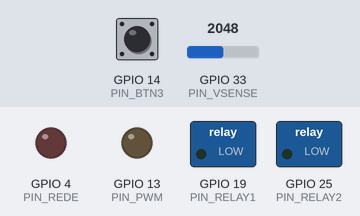
A sketch run on a simulated ESP32. On the bench: switched loads named in the sketch (green lamp = pin HIGH), output pins drawn as LEDs (lit = HIGH). The test bench sets the inputs (shaded band); at power-on: GPIO 14 (PIN_BTN3) HIGH, GPIO 33 (PIN_VSENSE) = 2048 (analog values on the 0–4095 scale). What the sketch prints to the serial monitor is not drawn.

Above: at 1.2 s.
1.3 s: GPIO 14 (PIN_BTN3) pulled LOW for 0.15 s
At 12.1 s:
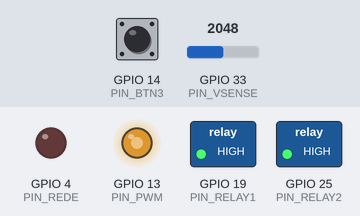
At 17.1 s:
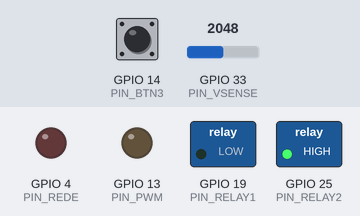
Timing chart, 0 to 17.8 s (numbered marks = the images above; inputs shaded):
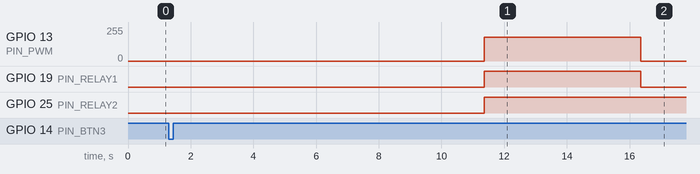

Measured:
- after the input at 1.3 s, GPIO 13 (PIN_PWM): 0/255 → 178/255 after 10.1 s, → 0/255 5.0 s later; GPIO 19 (PIN_RELAY1): LOW → HIGH after 10.1 s, → LOW 5.0 s later; GPIO 25 (PIN_RELAY2): LOW → HIGH after 10.1 s

The sketch:

Response_Time_Test.ino
```cpp
/*
 * Response_Time_Test.ino
 * -----------------------------------------------------------------------
 * Measures the hydraulic response time between pump injection and the
 * corresponding level change visible in the sensing container.
 *
 * Procedure (all automatic after button press):
 *   1. Press B3  → 10 s baseline recording (distance only, pump OFF)
 *   2. Auto      → pump fires CCW (drain) at target voltage for 5 s (step input)
 *   3. Auto      → 60 s post-step recording (pump OFF, watch for level change)
 *   4. Done      → summary printed; press B3 again to repeat
 *
 * Output: CSV on Serial at 115200 baud — paste into Excel or plot in Python.
 * Columns: timestamp_ms, phase, distance_mm, voltage_V
 *
 * Wiring:
 *   MAX3485 RO  → GPIO16 (RX2)     MAX3485 DI  ← GPIO17 (TX2)
 *   MAX3485 RE+DE → GPIO4           Relay1 (run) → GPIO19   HIGH=ON
 *   Relay2 (dir)  → GPIO25          LOW=CW(inject)
 *   PWM out       → GPIO13          Voltage sensor → GPIO33
 *   B3            → GPIO14          INPUT_PULLUP, press=LOW
 * -----------------------------------------------------------------------
 */

// ── Pins ────────────────────────────────────────────────────────────────
#define PIN_RX2     16
#define PIN_TX2     17
#define PIN_REDE     4
#define PIN_RELAY1  19    // HIGH = pump ON
#define PIN_RELAY2  25    // LOW  = CW (inject)
#define PIN_PWM     13
#define PIN_VSENSE  33
#define PIN_BTN3    14    // INPUT_PULLUP, press = LOW

// ── Test parameters ─────────────────────────────────────────────────────
#define BASELINE_MS   10000   // 10 s of recording before pump fires
#define PUMP_ON_MS     5000   // 5 s pump burst (step input)
#define POST_RECORD_MS 60000  // 60 s recording after pump stops
#define SAMPLE_MS       100   // 10 Hz sampling rate

// Target pump voltage. Converter maps PWM 0–255 → roughly 0–10 V.
// 7 V ≈ PWM 178. Verify against voltage sensor reading on first run
// and adjust if your converter output differs.
#define PUMP_PWM   178    // ≈ 7 V — tune if voltage sensor shows different

// ── RS-485 / Modbus ─────────────────────────────────────────────────────
#define SENSOR_BAUD         9600
#define RESPONSE_TIMEOUT_MS   50
#define DISTANCE_DIVISOR    1000.0f   // SDL-100/200/400: 1 µm per count

HardwareSerial RS485(2);

uint8_t modbusQuery[8];

uint16_t crc16(const uint8_t *d, uint8_t len) {
    uint16_t crc = 0xFFFF;
    for (uint8_t i = 0; i < len; i++) {
        crc ^= d[i];
        for (uint8_t b = 0; b < 8; b++)
            crc = (crc & 1) ? ((crc >> 1) ^ 0xA001) : (crc >> 1);
    }
    return crc;
}

void buildQuery() {
    modbusQuery[0] = 0x01; modbusQuery[1] = 0x03;
    modbusQuery[2] = 0x00; modbusQuery[3] = 0x3B;
    modbusQuery[4] = 0x00; modbusQuery[5] = 0x02;
    uint16_t c = crc16(modbusQuery, 6);
    modbusQuery[6] = c & 0xFF; modbusQuery[7] = c >> 8;
}

// Returns true and fills dist_mm, false on timeout/CRC failure
bool readDistance(float &dist_mm) {
    while (RS485.available()) RS485.read();  // flush stale bytes

    digitalWrite(PIN_REDE, HIGH);
    delayMicroseconds(200);                  // Guard 1: driver settle
    RS485.write(modbusQuery, 8);
    RS485.flush();
    delayMicroseconds(200);                  // Guard 2: bus settle
    digitalWrite(PIN_REDE, LOW);

    uint8_t buf[9];
    int got = 0;
    uint32_t t0 = millis();
    while (got < 9 && millis() - t0 < RESPONSE_TIMEOUT_MS)
        if (RS485.available()) buf[got++] = RS485.read();

    if (got < 9) return false;
    if (buf[0] != 0x01 || buf[1] != 0x03 || buf[2] != 0x04) return false;
    uint16_t crcCalc = crc16(buf, 7);
    uint16_t crcRecv = ((uint16_t)buf[8] << 8) | buf[7];
    if (crcCalc != crcRecv) return false;

    // Word-swapped: low word on wire first, then high word
    uint16_t lo = ((uint16_t)buf[3] << 8) | buf[4];
    uint16_t hi = ((uint16_t)buf[5] << 8) | buf[6];
    int32_t  raw = (int32_t)(((uint32_t)hi << 16) | lo);
    dist_mm = raw / DISTANCE_DIVISOR;
    return true;
}

// 8-sample averaged voltage sensor read
float readVoltage() {
    long sum = 0;
    for (int i = 0; i < 8; i++) { sum += analogRead(PIN_VSENSE); delay(1); }
    return (sum / 8.0f) * 3.3f / 4095.0f * 5.305f;
}

// ── Pump helpers ─────────────────────────────────────────────────────────
void pumpStop()  { digitalWrite(PIN_RELAY1, LOW);  analogWrite(PIN_PWM, 0); }
void pumpFireCCW(uint8_t pwm) {
    digitalWrite(PIN_RELAY2, HIGH);  // CCW = drain (reversed direction)
    digitalWrite(PIN_RELAY1, HIGH);  // run
    analogWrite(PIN_PWM, pwm);
}

// ── Button edge detect ───────────────────────────────────────────────────
bool btn3Pressed() {
    static bool prev = false;
    bool now = (digitalRead(PIN_BTN3) == LOW);
    bool edge = now && !prev;
    prev = now;
    return edge;
}

// ── State machine ────────────────────────────────────────────────────────
enum State { IDLE, BASELINE, PUMP_ON, POST_RECORD, DONE } state = IDLE;

uint32_t phaseStart = 0;
uint32_t lastSample = 0;
float    distAtPumpStart = 0.0f;
int      sampleCount = 0;

void setup() {
    Serial.begin(115200);
    RS485.begin(SENSOR_BAUD, SERIAL_8N1, PIN_RX2, PIN_TX2);
    buildQuery();

    pinMode(PIN_REDE,   OUTPUT); digitalWrite(PIN_REDE,   LOW);
    pinMode(PIN_RELAY1, OUTPUT); pumpStop();
    pinMode(PIN_RELAY2, OUTPUT); digitalWrite(PIN_RELAY2, LOW);
    pinMode(PIN_BTN3,   INPUT_PULLUP);

    analogReadResolution(12);
    analogWriteFrequency(PIN_PWM, 1000);
    analogWriteResolution(PIN_PWM, 8);

    Serial.println();
    Serial.println(F("# Response Time Test"));
    Serial.println(F("# Press B3 to start. Sequence: 10s baseline → 1s pump → 30s record"));
    Serial.print  (F("# Pump PWM = ")); Serial.print(PUMP_PWM);
    Serial.println(F(" (check voltage sensor on first sample of PUMP_ON phase)"));
    Serial.println(F("timestamp_ms,phase,distance_mm,voltage_V"));
}

void logSample(const char *phase) {
    float dist = 0.0f;
    bool  ok   = readDistance(dist);
    float v    = readVoltage();

    Serial.print(millis());     Serial.print(',');
    Serial.print(phase);        Serial.print(',');
    if (ok) Serial.print(dist, 3); else Serial.print(F("ERR"));
    Serial.print(',');
    Serial.println(v, 3);

    if (ok && state == PUMP_ON && sampleCount == 0) {
        distAtPumpStart = dist;  // capture baseline level at pump fire moment
    }
    sampleCount++;
}

void loop() {
    uint32_t now = millis();

    switch (state) {

        case IDLE:
            if (btn3Pressed()) {
                Serial.println(F("# --- NEW RUN ---"));
                sampleCount   = 0;
                phaseStart    = now;
                lastSample    = now;
                state         = BASELINE;
                Serial.println(F("# BASELINE started (10 s, pump OFF)"));
            }
            break;

        case BASELINE:
            if (now - lastSample >= SAMPLE_MS) {
                lastSample = now;
                logSample("BASELINE");
            }
            if (now - phaseStart >= BASELINE_MS) {
                // Fire pump
                pumpFireCCW(PUMP_PWM);
                phaseStart  = now;
                lastSample  = now;
                sampleCount = 0;
                state       = PUMP_ON;
                Serial.print(F("# PUMP_ON CCW ("));
                Serial.print(PUMP_PWM);
                Serial.println(F(" PWM, 5 s)"));
            }
            break;

        case PUMP_ON:
            if (now - lastSample >= SAMPLE_MS) {
                lastSample = now;
                logSample("PUMP_ON");
            }
            if (now - phaseStart >= PUMP_ON_MS) {
                pumpStop();
                phaseStart  = now;
                lastSample  = now;
                sampleCount = 0;
                state       = POST_RECORD;
                Serial.println(F("# POST_RECORD (pump OFF, watching for level change)"));
            }
            break;

        case POST_RECORD:
            if (now - lastSample >= SAMPLE_MS) {
                lastSample = now;
                logSample("POST");
            }
            if (now - phaseStart >= POST_RECORD_MS) {
                state = DONE;
                // Print summary
                Serial.println(F("# ── SUMMARY ──────────────────────────────────────"));
                Serial.print  (F("# Distance at pump start : "));
                Serial.print  (distAtPumpStart, 3); Serial.println(F(" mm"));
                Serial.println(F("# Draining (CCW): level drops -> distance INCREASES."));
                Serial.println(F("# Look at the CSV: find first POST row where"));
                Serial.println(F("#   distance_mm > (distance at pump start + 0.05 mm)"));
                Serial.println(F("# That timestamp - pump start timestamp = response time"));
                Serial.println(F("# ───────────────────────────────────────────────────"));
                Serial.println(F("# Press B3 to run again."));
            }
            break;

        case DONE:
            if (btn3Pressed()) {
                state = IDLE;
                // short delay so the edge doesn't re-trigger immediately
                delay(300);
            }
            break;
    }
}
```
